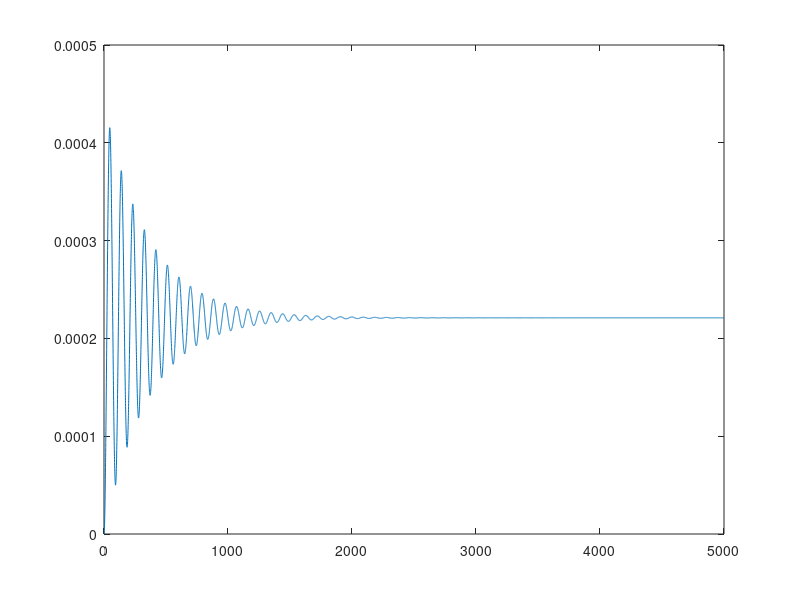
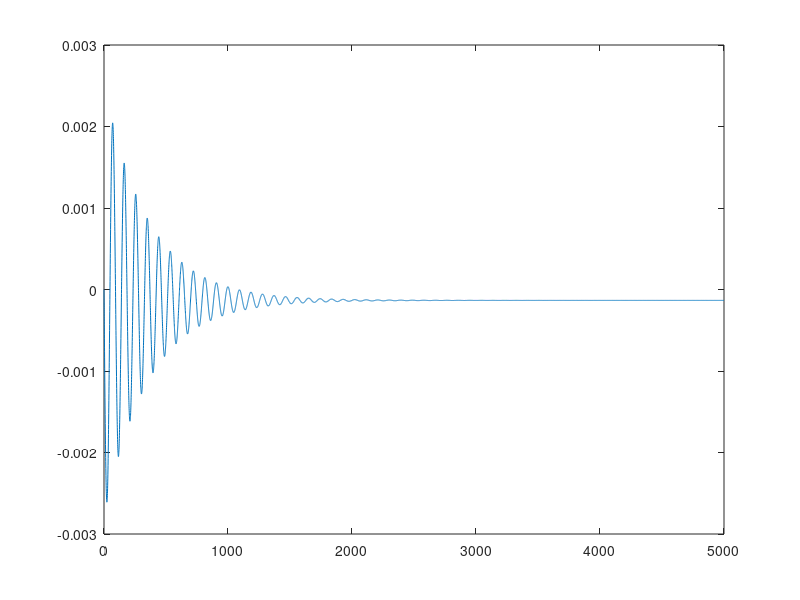
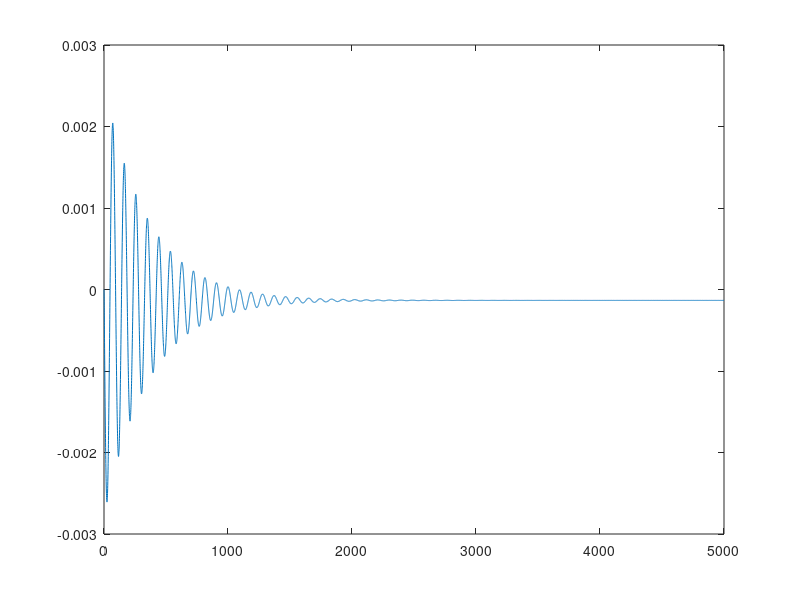
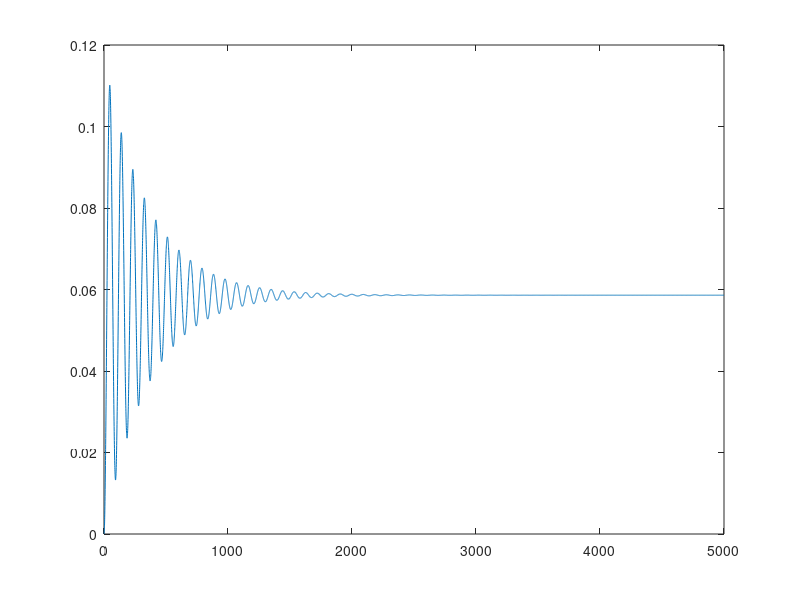

Recreate these plots in MATLAB, in order.
clc;
clear;
close all;
format long
%%parameter values that will not vary
s=1; K=1; nu=1; L=1;
%%PARAMETERS WITH hopf at beta=67.988 approx.
% r=.002; alpha=.005; beta=67.9884746653243112746167753357440233230590820312503;
% theta=.9; gamma=.0005; delta=.003;
%%PARAMETERS WITH PERIODIC OSCILLATIONS
% r=.09; alpha=.005; beta=405.65645000000003504;
% theta=.9; gamma=.0005; delta=.003;
%%PARAMETERS WITH PERIODIC OSCILLATIONS
r=.9; alpha=.005; beta=1.5;
theta=.9; gamma=.0005; delta=.003;
% % %PARAMETERS WITH ALL CONDITIONS OF GLOBAL STABILITY
% r=10; alpha=0.9;
% theta=.5; gamma=3; delta=.1;
% beta=4;
%main model solving in RK4 method
riparian_dim=@(t,x)[r*x(1)*(1 - (x(1)/K)) - alpha*(x(1)^2)*x(3) - beta*x(2)*x(1); theta*beta*x(2)*x(1) - gamma*x(2)^2 - delta*x(2)*x(3); s*x(3)*(1 - (x(3)/L)) + nu*x(2)*x(3)];
[t,x]=ode45(riparian_dim,[0 1000],[0 0 0]);
p_riparian=size(x);
V_cap_rev=x(p_riparian(1),1)
I_cap_rev=x(p_riparian(1),2)
A_cap_rev=x(p_riparian(1),3)
% %Equilibrium Existence
a_cap = (alpha*L*nu*theta*beta)/(s*(gamma+(delta*L*nu)/s))
b_cap = (r/K) + alpha*L -(alpha*(L^2)*nu*delta/(s*(gamma + (delta*L*nu/s)))) + (theta*(beta^2)/(gamma + (delta*L*nu/s)))
c_cap = -r - (delta*beta*L/(gamma + (delta*L*nu/s)))
D_cap = b_cap^2-4*a_cap*c_cap;
V1_cap = (-b_cap+sqrt(D_cap))/(2*a_cap)
V2_cap = (-b_cap-sqrt(D_cap))/(2*a_cap)
V_cap_act = V1_cap
I_cap_act = (theta*beta*V_cap_act - delta*L) / (gamma + (delta*L*nu/s))
A_cap_act = (s + nu*I_cap_act)*(L/s)
% %SENSITIVITY WITH RESPECT TO GAMMA
gamma_sen=@(t,x_gamma)[r*x_gamma(1)-2*r*V_cap_act*x_gamma(1)-alpha*(2*V_cap_act*A_cap_act*x_gamma(1)+V_cap_act^2*x_gamma(3))-beta*(x_gamma(2)*V_cap_act+I_cap_act*x_gamma(1));theta*beta*(x_gamma(2)*V_cap_act+I_cap_act*x_gamma(1))-I_cap_act^2-2*gamma*I_cap_act*x_gamma(2)-delta*(x_gamma(2)*A_cap_act+I_cap_act*x_gamma(3));x_gamma(3)-2*A_cap_act*x_gamma(3)+x_gamma(2)*A_cap_act+I_cap_act*x_gamma(3)];
[t,x_gamma]=ode45(gamma_sen,[0 5000],[0 0 0])
x_gamma_index=gamma*x_gamma
x_gamma_log_index(:,1)=x_gamma_index(:,1)/V_cap_act
x_gamma_log_index(:,2)=x_gamma_index(:,2)/I_cap_act
x_gamma_log_index(:,3)=x_gamma_index(:,3)/A_cap_act
figure(10)
plot(t,x_gamma_index(:,1))
hold on
figure(11)
plot(t,x_gamma_index(:,2))
hold on
figure(12)
plot(t,x_gamma_index(:,3))
hold on
figure(14)
plot(t,x_gamma_log_index(:,1))
hold on
figure(15)
plot(t,x_gamma_log_index(:,2))
hold on
figure(16)
plot(t,x_gamma_log_index(:,3))
hold on
q_gamma=size(x_gamma)
V_gamma=x_gamma(q_gamma(1),1),I_gamma=x_gamma(q_gamma(1),2),A_gamma=x_gamma(q_gamma(1),3)
sen_index(1,1)=V_gamma*gamma/V_cap_act;
sen_index(1,2)=I_gamma*gamma/I_cap_act;
sen_index(1,3)=A_gamma*gamma/A_cap_act;
sen_index(1,:)